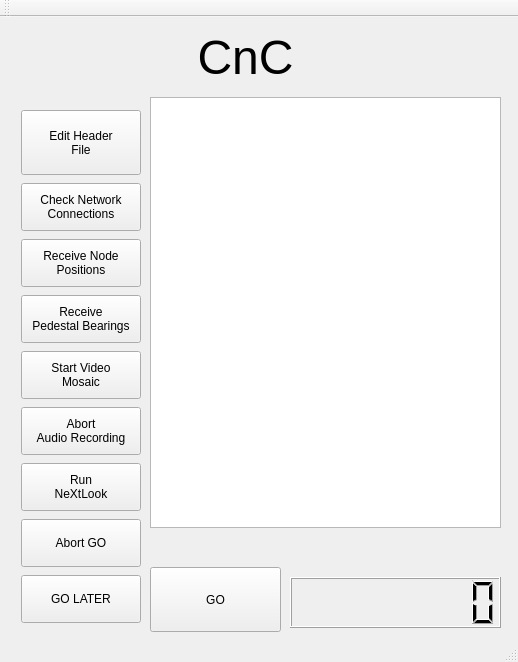
<?xml version="1.0" encoding="UTF-8"?>
<ui version="4.0">
 <class>MainWindow</class>
 <widget class="QMainWindow" name="MainWindow">
  <property name="geometry">
   <rect>
    <x>0</x>
    <y>0</y>
    <width>518</width>
    <height>662</height>
   </rect>
  </property>
  <property name="windowTitle">
   <string>NeXtRAD Application</string>
  </property>
  <widget class="QWidget" name="centralWidget">
   <widget class="QLabel" name="label">
    <property name="geometry">
     <rect>
      <x>170</x>
      <y>20</y>
      <width>151</width>
      <height>40</height>
     </rect>
    </property>
    <property name="font">
     <font>
      <pointsize>36</pointsize>
     </font>
    </property>
    <property name="text">
     <string>CnC</string>
    </property>
    <property name="alignment">
     <set>Qt::AlignCenter</set>
    </property>
   </widget>
   <widget class="QLabel" name="countdownLabel">
    <property name="geometry">
     <rect>
      <x>300</x>
      <y>510</y>
      <width>191</width>
      <height>51</height>
     </rect>
    </property>
    <property name="font">
     <font>
      <pointsize>11</pointsize>
     </font>
    </property>
    <property name="text">
     <string/>
    </property>
   </widget>
   <widget class="QTextEdit" name="statusBox">
    <property name="geometry">
     <rect>
      <x>150</x>
      <y>80</y>
      <width>351</width>
      <height>431</height>
     </rect>
    </property>
   </widget>
   <widget class="QLCDNumber" name="Countdown">
    <property name="geometry">
     <rect>
      <x>290</x>
      <y>560</y>
      <width>211</width>
      <height>51</height>
     </rect>
    </property>
    <property name="font">
     <font>
      <pointsize>10</pointsize>
     </font>
    </property>
    <property name="digitCount">
     <number>8</number>
    </property>
   </widget>
   <widget class="QPushButton" name="goButton">
    <property name="geometry">
     <rect>
      <x>150</x>
      <y>550</y>
      <width>131</width>
      <height>65</height>
     </rect>
    </property>
    <property name="minimumSize">
     <size>
      <width>0</width>
      <height>65</height>
     </size>
    </property>
    <property name="maximumSize">
     <size>
      <width>16777215</width>
      <height>48</height>
     </size>
    </property>
    <property name="text">
     <string>GO</string>
    </property>
   </widget>
   <widget class="QWidget" name="layoutWidget">
    <property name="geometry">
     <rect>
      <x>10</x>
      <y>80</y>
      <width>142</width>
      <height>541</height>
     </rect>
    </property>
    <layout class="QVBoxLayout" name="verticalLayout">
     <item>
      <widget class="QPushButton" name="editHeaderFileButton">
       <property name="maximumSize">
        <size>
         <width>16777215</width>
         <height>65</height>
        </size>
       </property>
       <property name="text">
        <string>Edit Header
File</string>
       </property>
      </widget>
     </item>
     <item>
      <widget class="QPushButton" name="testConnectionButton">
       <property name="maximumSize">
        <size>
         <width>16777215</width>
         <height>48</height>
        </size>
       </property>
       <property name="text">
        <string>Check Network
Connections</string>
       </property>
      </widget>
     </item>
     <item>
      <widget class="QPushButton" name="receiveNodePositionsButton">
       <property name="maximumSize">
        <size>
         <width>16777215</width>
         <height>48</height>
        </size>
       </property>
       <property name="text">
        <string>Receive Node
Positions</string>
       </property>
      </widget>
     </item>
     <item>
      <widget class="QPushButton" name="receiveBearingsButton">
       <property name="maximumSize">
        <size>
         <width>16777215</width>
         <height>48</height>
        </size>
       </property>
       <property name="text">
        <string>Receive
Pedestal Bearings</string>
       </property>
      </widget>
     </item>
     <item>
      <widget class="QPushButton" name="showVideoButton">
       <property name="maximumSize">
        <size>
         <width>16777215</width>
         <height>48</height>
        </size>
       </property>
       <property name="text">
        <string>Start Video
Mosaic</string>
       </property>
      </widget>
     </item>
     <item>
      <widget class="QPushButton" name="abortAudioRecordingButton">
       <property name="maximumSize">
        <size>
         <width>16777215</width>
         <height>48</height>
        </size>
       </property>
       <property name="text">
        <string>Abort
Audio Recording</string>
       </property>
      </widget>
     </item>
     <item>
      <widget class="QPushButton" name="runNextlookButton">
       <property name="maximumSize">
        <size>
         <width>16777215</width>
         <height>48</height>
        </size>
       </property>
       <property name="text">
        <string>Run
NeXtLook</string>
       </property>
      </widget>
     </item>
     <item>
      <widget class="QPushButton" name="abortGoButton">
       <property name="maximumSize">
        <size>
         <width>16777215</width>
         <height>48</height>
        </size>
       </property>
       <property name="text">
        <string>Abort GO</string>
       </property>
      </widget>
     </item>
     <item>
      <widget class="QPushButton" name="goLaterButton">
       <property name="maximumSize">
        <size>
         <width>16777215</width>
         <height>48</height>
        </size>
       </property>
       <property name="text">
        <string>GO LATER</string>
       </property>
      </widget>
     </item>
    </layout>
   </widget>
  </widget>
  <widget class="QToolBar" name="mainToolBar">
   <attribute name="toolBarArea">
    <enum>TopToolBarArea</enum>
   </attribute>
   <attribute name="toolBarBreak">
    <bool>false</bool>
   </attribute>
  </widget>
  <widget class="QStatusBar" name="statusBar"/>
 </widget>
 <layoutdefault spacing="6" margin="11"/>
 <resources/>
 <connections/>
</ui>
